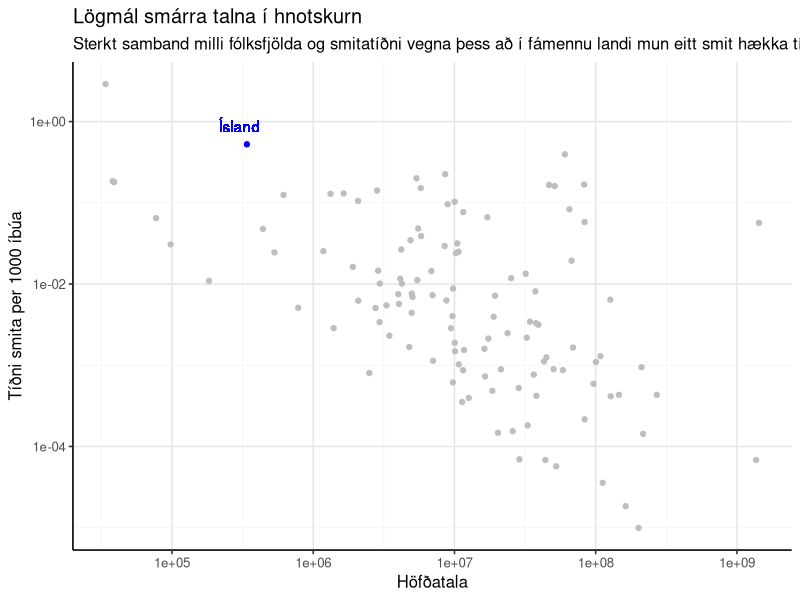

R code for this plot: (Note: this script raises an error after producing the figure.)
## ---- chunk 1
knitr::opts_chunk$set(echo = TRUE, warning = F, message = F, fig.asp = 0.621, out.width = "100%", fig.width = 8)
## ---- chunk 2
library(tidyverse); library(cowplot); library(kableExtra); library(scales); library(gganimate)
library(lubridate)
theme_set(theme_classic(base_size = 12) + 
              background_grid(color.major = "grey90", 
                              color.minor = "grey95", 
                              minor = "xy", major = "xy") +
              theme(legend.position = "none"))
## ---- chunk 3
d <- read_csv("../Data/ECDC_Data.csv")
## ---- chunk 4
d %>% 
    group_by(country) %>% 
    filter(date == max(date)) %>% 
    ggplot(aes(pop, case_rate, col = country == "Iceland")) +
    geom_point() +
    scale_x_log10() +
    scale_y_log10() +
    scale_colour_manual(values = c("grey", "blue")) +
    geom_text(aes(x = 3e5, y = 0.87, label = "Ísland"), colour = "blue") +
    labs(x = "Höfðatala", y = "Tíðni smita per 1000 íbúa",
         title = "Lögmál smárra talna í hnotskurn",
         subtitle = "Sterkt samband milli fólksfjölda og smitatíðni vegna þess að í fámennu landi mun eitt smit hækka tíðnina meira") +
    theme(legend.position = "none") +
    ggsave("tidni_vs_pop.png", width = 8, height = 0.621 * 8, scale = 2)
## ---- chunk 5
d %>% 
    filter(date >= ymd("2020-02-27")) %>%
    ggplot(aes(pop, case_rate, col = country == "Iceland", group = country)) +
    geom_point() +
    scale_x_log10() +
    scale_y_log10() +
    scale_colour_manual(values = c("grey", "blue")) +
    labs(x = "Höfðatala", y = "Tíðni smita per 1000 íbúa",
         title = "<i style='color:blue'>Ísland</i> byrjar með háa tíðni eingöngu vegna íbúafjöda",
         subtitle = "Dagsetning: {closest_state}") +
    theme(legend.position = "none",
          plot.title = element_markdown())
## ---- chunk 6
p <- d %>% 
    filter(date >= ymd("2020-02-27")) %>%
    ggplot(aes(pop, case_rate, col = country == "Iceland", group = country)) +
    geom_point() +
    scale_x_log10() +
    scale_y_log10() +
    scale_colour_manual(values = c("grey", "blue")) +
    labs(x = "Höfðatala", y = "Tíðni smita per 1000 íbúa",
         title = "<i style='color:blue'><strong>Ísland</strong></i> byrjar með háa tíðni eingöngu vegna íbúafjölda",
         subtitle = "Dagsetning: {closest_state}") +
    theme(legend.position = "none",
          plot.title = element_markdown()) +
    transition_states(date,
                      transition_length = 2,
                      state_length = 1) +
    shadow_wake(wake_length = 0.5)
